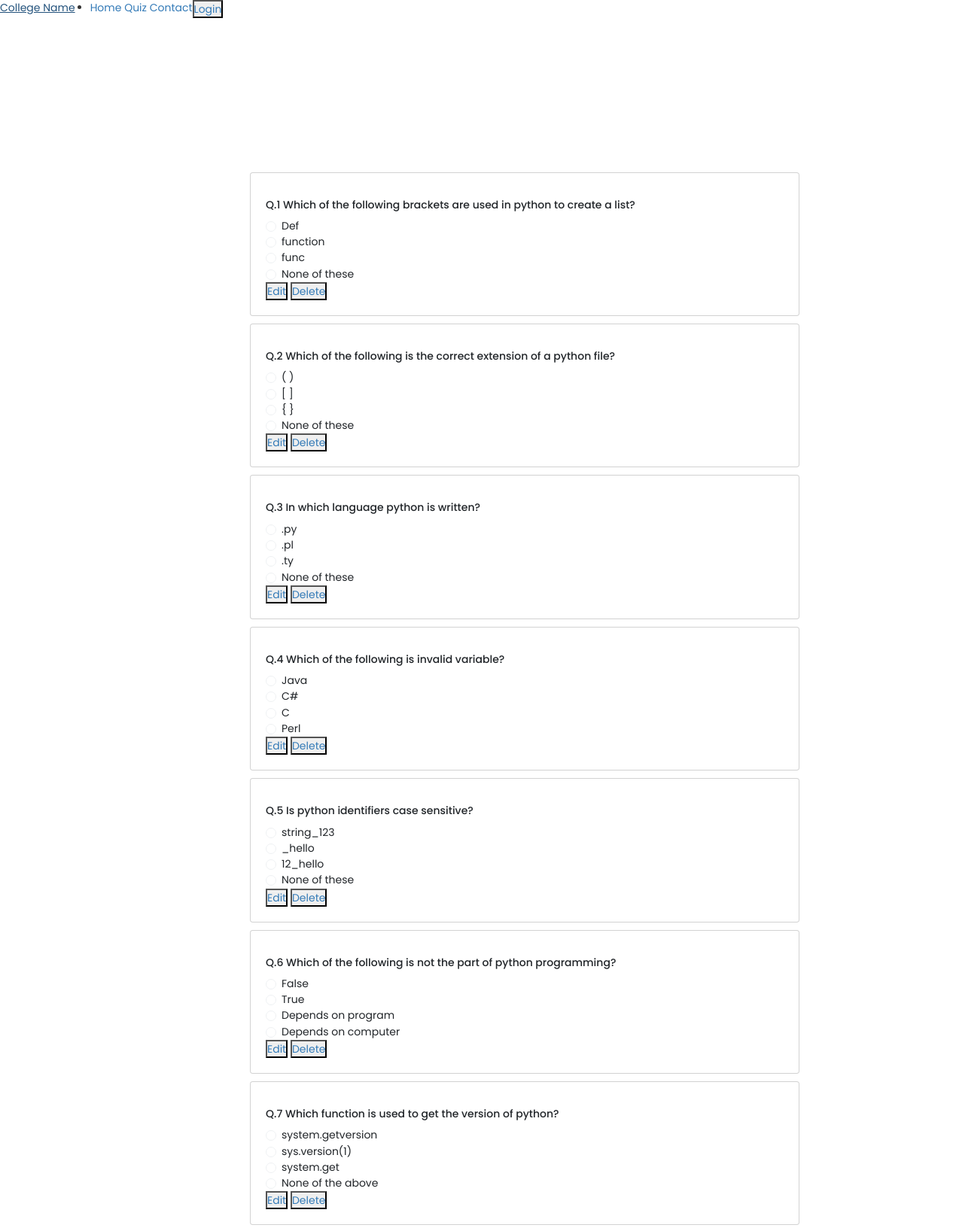
The app's page /editquestion.php (signed in, upper part) with its own data.
### tables this page shows
CREATE TABLE `questions` (
  `qid` int(11) NOT NULL,
  `question` varchar(255) NOT NULL,
  `ans_id` int(11) NOT NULL
);

CREATE TABLE `answers` (
  `aid` int(11) NOT NULL,
  `answer` varchar(255) NOT NULL,
  `ans_id` int(11) NOT NULL
);

### editquestion.php (the view, shortened to what this page needs)
<?php
include "conn.php";
?>
<!DOCTYPE html>
<html lang="en">
  <head>
    <link rel="stylesheet" href="s_new.css" />
    <link rel="stylesheet" href="https://unicons.iconscout.com/release/v4.0.0/css/line.css" />
    <link href="https://cdn.jsdelivr.net/npm/bootstrap@5.3.0-alpha1/dist/css/bootstrap.min.css" rel="stylesheet">
    <link rel="stylesheet" href="quiz_css.css">
    <link rel="stylesheet" href="https://maxcdn.bootstrapcdn.com/bootstrap/3.4.1/css/bootstrap.min.css">
  </head>
  <body>
    <header class="header">
      <nav class="nav">
        <a href="index.php" class="nav_logo">College Name</a>
        <ul class="nav_items">
          <li class="nav_item">
            <a href="index.php" class="nav_link">Home</a>
            <a href="quiz.php" class="nav_link">Quiz</a>
            <a href="#" class="nav_link">Contact</a>
          </li>
        </ul>
        <?php
        if($_SESSION['user']){
          $user_email=$_SESSION['user'];
          echo $user_email;
          ?>
          <a href="logout.php"><button class="button" id="form-open">Logout</button></a>
        <?php }else{ ?>
          <a href="login1.php"><button class="button" id="form-open">Login</button></a>
        <?php }
        ?>
      </nav>
    </header>
    <?php
function totalquestion($con) {
    $sql = "SELECT * FROM questions";
    $result = mysqli_query($con, $sql);
    $rows = mysqli_num_rows($result);
    return $rows;
}
?>
<main>
    <div class="home">
        <section class="main-section">
                <?php
                    for ($i = 1; $i <= totalquestion($con); $i++) :
                        $question_sql = "SELECT * FROM questions where qid = $i";
                        $question_result = mysqli_query($con, $question_sql);
                        while ($question_row = mysqli_fetch_assoc($question_result)) :
                            $answer_sql = "SELECT * FROM answers where ans_id = $i";
                            $answer_result = mysqli_query($con, $answer_sql);
                ?>
                            <div class="container">
                                <div class="row justify-content-center">
                                    <div class="col-md-8">
                                        <div class="card my-2 p-3">
                                            <div class="card-body">
                                                <h5 class="card-title py-2">Q.<?php echo $question_row['qid'] . " " . $question_row["question"]; ?> </h5>
                                                <?php while ($answer_row = mysqli_fetch_assoc($answer_result)) : ?>
                                                    <div class="form-check">
                                                        <input type="radio" class="form-check-input" name="checkanswer[<?php echo $answer_row['ans_id']; ?>]" value="<?php echo $answer_row['aid']; ?>" disabled>
                                                        <?php echo $answer_row['answer']; ?>
                                                    </div>
                                                <?php endwhile; ?>
                                            <a href="question_edit.php?edit_qid=<?php echo $question_row['qid']; ?>"><button name="edit_question">Edit</button> </a>
                                            <a href="editquestion.php?delete_qid=<?php echo $question_row['qid']; ?>"> <button name="delete_question" onclick="return confirmDelete(<?php echo $question_row['qid']; ?>)">Delete</button></a>
                                            </div>
                                        </div>
                                    </div>
                                </div>
                            </div>
                <?php
                        endwhile;
                    endfor;
                ?>
        </section>
    </div>
</main>
  </body>
</html>

### s_new.css (style rules this page uses)
* { margin: 0; padding: 0; box-sizing: border-box; font-family: "Poppins", sans-serif; }
a { text-decoration: none; }

### quiz_css.css (style rules this page uses)
* { margin: 0; padding: 0; box-sizing: border-box; }
.main-section { position: absolute; padding: 0; left: 10%; top : 10%; }

### editquestion.php (style rules this page uses)
* { margin: 0; padding: 0; box-sizing: border-box; }
.main-section { position: absolute; padding: 0; left: 10%; top : 10%; }

### records on screen
questions: qid "1", question "Which of the following brackets are used in python to create a list?"
answers: answer "Def"
answers: answer "function"
answers: answer "func"
answers: answer "None of these"
questions: qid "2", question "Which of the following is the correct extension of a python file?"
answers: answer "( )"
answers: answer "[ ]"
answers: answer "{ }"
answers: answer "None of these"
questions: qid "3", question "In which language python is written?"
answers: answer ".py"
answers: answer ".pl"
answers: answer ".ty"
answers: answer "None of these"
questions: qid "4", question "Which of the following is invalid variable?"
answers: answer "Java"
answers: answer "C#"
answers: answer "C"
answers: answer "Perl"
questions: qid "5", question "Is python identifiers case sensitive?"
answers: answer "string_123"
answers: answer "_hello"
answers: answer "12_hello"
answers: answer "None of these"
questions: qid "6", question "Which of the following is not the part of python programming?"
answers: answer "False"
answers: answer "True"
answers: answer "Depends on program"
answers: answer "Depends on computer"
questions: qid "7", question "Which function is used to get the version of python?"
answers: answer "system.getversion"
answers: answer "sys.version(1)"
answers: answer "system.get"
answers: answer "None of the above"
